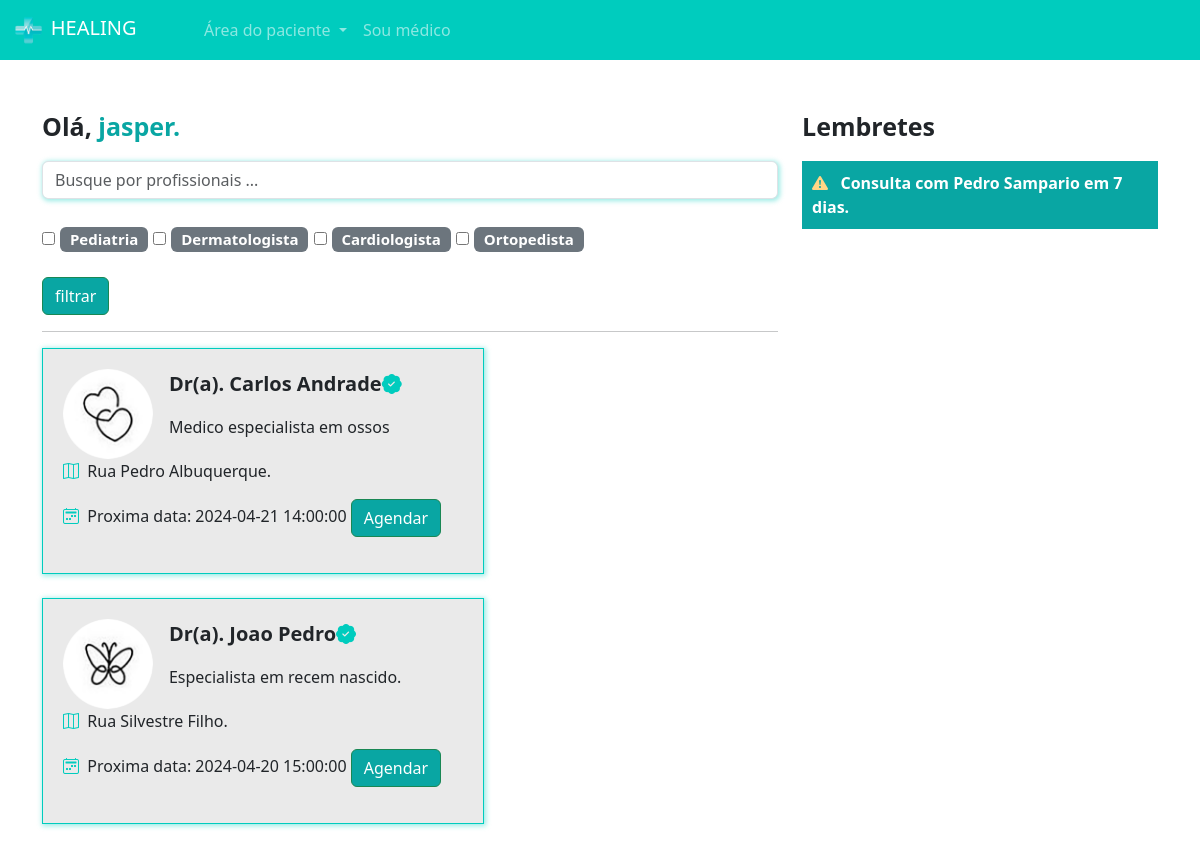
The page /paciente/home/ (signed in) on the database as committed earlier.
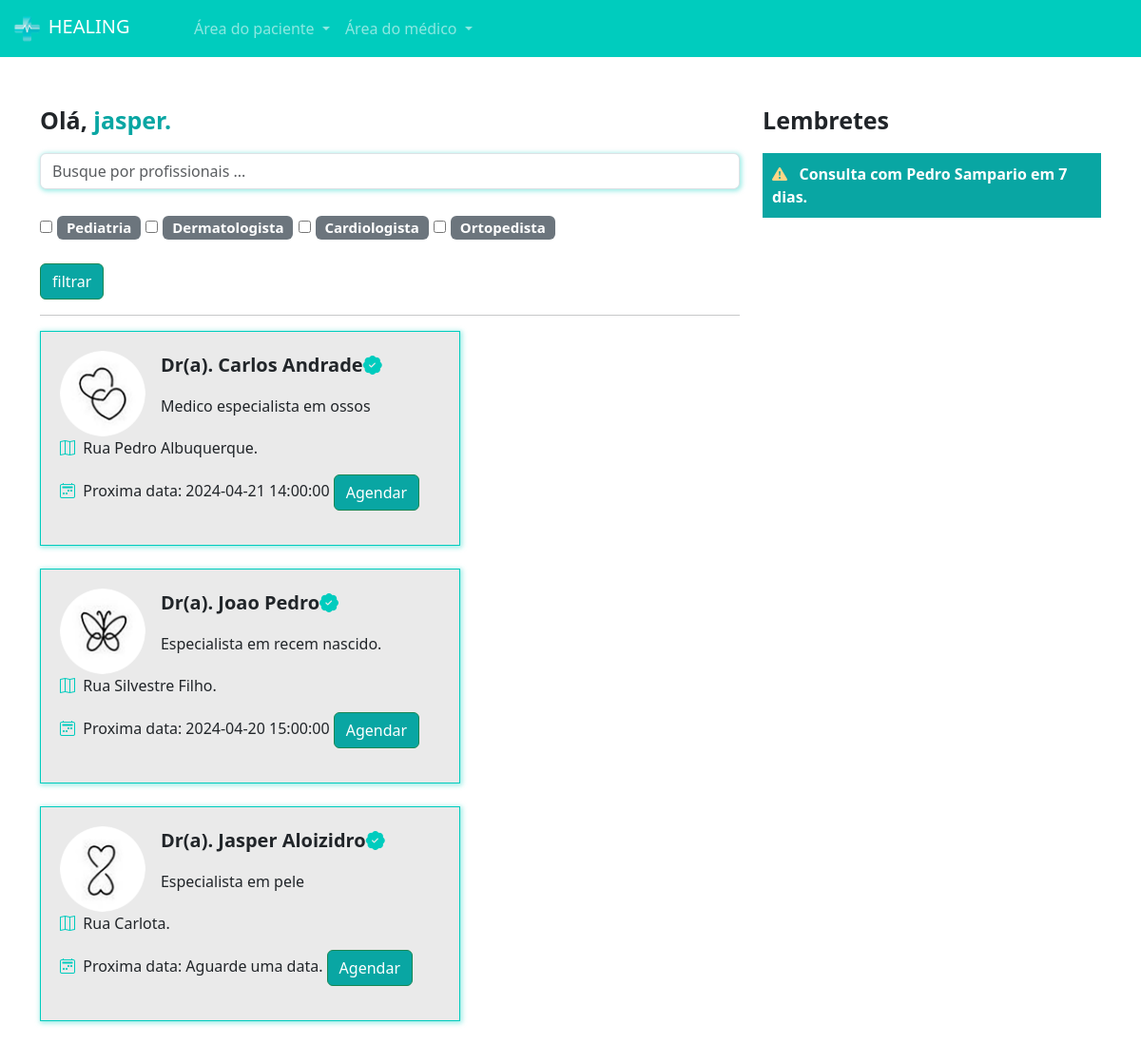
The same page on the database as committed later.
### medico/models.py (models this page shows, shortened)
class Especialidades(models.Model):
    especialidade = models.CharField(max_length=100)

class DadosMedico(models.Model):
    crm = models.CharField(max_length=30)
    nome = models.CharField(max_length=100)
    cep = models.CharField(max_length=15)
    rua = models.CharField(max_length=100)
    bairro = models.CharField(max_length=100)
    numero = models.IntegerField()
    rg = models.ImageField(upload_to='rgs')
    cedula_identidade_medica = models.ImageField(upload_to='cim')
    foto = models.ImageField(upload_to='fotos_perfil')
    descricao = models.TextField()
    valor_consulta = models.FloatField(default=100)
    user = models.ForeignKey(User, on_delete=models.DO_NOTHING)
    especialidade = models.ForeignKey(Especialidades, on_delete=models.DO_NOTHING)
    @property
    def proxima_data(self):
        proxima_data = DatasAbertas.objects.filter(user=self.user).filter(data__gt=datetime.now()).filter(agendado=False).order_by('data').first()
        return proxima_data

class DatasAbertas(models.Model):
      data = models.DateTimeField()
      user = models.ForeignKey(User, on_delete=models.DO_NOTHING)
      agendado = models.BooleanField(default=False)
      def __str__(self):
          return str(self.data)

### paciente/views.py (the view)
# urls.py: 2. Add a URL to urlpatterns:  path('', views.home, name='home')
def home(request):
    if request.method == "GET":
        medico_filtrar = request.GET.get('medico')
        especialidades_filtrar = request.GET.getlist('especialidades')
        medicos = DadosMedico.objects.all()
        if medico_filtrar:
            medicos = medicos.filter(nome__icontains=medico_filtrar)
        if especialidades_filtrar:
            medicos = medicos.filter(especialidade_id__in=especialidades_filtrar)
        especialidades = Especialidades.objects.all()
        return render(request, 'home.html', {'medicos': medicos, 'especialidades': especialidades, 'is_medico': is_medico(request.user)})

### medico/models.py (called while the page is built)
def is_medico(user):
    return DadosMedico.objects.filter(user=user).exists()

### paciente/templates/home.html
{% extends "base.html" %}
{% load static %}
{% block 'head' %}
    <link rel="stylesheet" href="{% static 'medicos/css/abrir_horario.css' %}">
    <link rel="stylesheet" href="{% static 'usuarios/css/usuarios.css' %}">
    <link rel="stylesheet" href="{% static 'medicos/css/cadastro_medico.css' %}">
    <link rel="stylesheet" href="{% static 'pacientes/css/home.css' %}">
    <link rel="stylesheet" href="https://cdn.jsdelivr.net/npm/bootstrap-icons@1.11.3/font/bootstrap-icons.min.css">
{% endblock 'head' %}
{% block 'body' %}
{% include "partials/navbar.html" %}
<br><br>
<div class="container">
    <div class="row">
        <div class="col-md-8">
            <p style="font-size: 25px" class="p-bold">Olá, <span class="color-dark">{{request.user.username}}.</span></p>
            <form action="{% url "home" %}" post="GET">
                <input type="text" class="form-control shadow-main-color" placeholder="Busque por profissionais ..." name="medico">
                <br>
                <div class="especialidades">
                    {% for especialidade in especialidades %}
                        <input type="checkbox" name="especialidades" value="{{especialidade.id}}">
                        <span class="badge bg-secondary">
                            {{especialidade.especialidade}}
                        </span>
                    {% endfor %}
                </div>
                <br>
                <input type="submit" value="filtrar" class="btn btn-success btn-dark-color">
            </form>
            <hr>
            <div class="list-medicos">
                {% for medico in medicos %}
                <div class="card-medicos shadow-main-color">
                    <div class="row">
                        <div class="col-md-3"><img src="{{medico.foto.url}}" class="foto-perfil-card" alt=""></div>
                        <div class="col-md">
                            <p style="font-size: 20px" class="p-bold">Dr(a). {{medico.nome}}<i class="bi bi-patch-check-fill icon-main"></i></p>
                            <p>{{medico.descricao}}</p>
                        </div>
                    </div>
                    <p><i class="bi bi-map icon-main"></i>&nbsp&nbspRua {{medico.rua}}.</p>
                    <p><i class="bi bi-calendar2-week icon-main"></i>&nbsp&nbspProxima data:
                        {% if medico.proxima_data %}
                            {{medico.proxima_data}}
                        {% else %}
                            Aguarde uma data.
                        {% endif %}
                    <a href="{% url "escolher_horario" medico.id %}" class="btn btn-success btn-dark-color">Agendar</a>
                </div>
                <br>
                {% endfor %}
            </div>
        </div>
        <div class="col-md-4">
            <p style="font-size: 25px" class="p-bold">Lembretes</p>
            <p class="bg-main-lembrete">
                <span class="p-bold"><i class="bi bi-exclamation-triangle-fill icon-differential"></i>&nbsp&nbsp Consulta com Pedro Sampario em 7 dias.</span>
            </p>
        </div>
    </div>
</div>
{% endblock 'body' %}

Rows that differ between the two databases and show on the page:
added DadosMedico: foto (picture), nome "Jasper Aloizidro", descricao "Especialista em pele", rua "Carlota", shows "Aguarde uma data."
Other text that changed with them:
text no longer shown: "Sou médico"
text now shown: "Área do médico"
